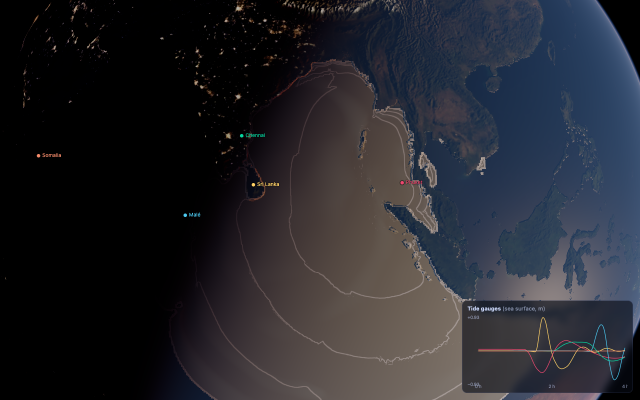
#> input picture tests/gpu/visual.spec.ts-snapshots/arrival-sumatra-darwin.png, 1280 x 800 px (shown at 1/2 size)
$ python spike_ktx.py ../../tests/gpu/visual.spec.ts-snapshots/arrival-sumatra-darwin.png ../../tests/gpu/visual.spec.ts-snapshots/day-africa-darwin.png 5
#> lines starting #> are read from the running program, lines starting #| are printed output that depends on the picture
### pipeline/blueearth_pipeline/cube.py
"""Equiangular cube (EAC) mapping shared by the pipeline and the app (src/core/geo/cubeEAC.ts).

Faces follow the OpenGL / KTX cube-map convention (+X, -X, +Y, -Y, +Z, -Z), applied
directly to ECEF directions (x: lon 0, y: lon 90E, z: north). Texel (i, j) of an N×N face
has EAC coordinates s = (i + 0.5)/N, t = (j + 0.5)/N; row j = 0 is the first stored row.
"""

from __future__ import annotations

import numpy as np

# Per face: (major axis, axis of increasing s, axis of increasing t), from the GL spec table.
FACE_BASIS = np.array(
    [
        [[+1, 0, 0], [0, 0, -1], [0, -1, 0]],  # +X: sc = -z, tc = -y
        [[-1, 0, 0], [0, 0, +1], [0, -1, 0]],  # -X: sc = +z, tc = -y
        [[0, +1, 0], [+1, 0, 0], [0, 0, +1]],  # +Y: sc = +x, tc = +z
        [[0, -1, 0], [+1, 0, 0], [0, 0, -1]],  # -Y: sc = +x, tc = -z
        [[0, 0, +1], [+1, 0, 0], [0, -1, 0]],  # +Z: sc = +x, tc = -y
        [[0, 0, -1], [-1, 0, 0], [0, -1, 0]],  # -Z: sc = -x, tc = -y
    ],
    dtype=np.float64,
)


def face_directions(face: int, n: int, supersample: int = 1, gutter: int = 0) -> np.ndarray:
    """Unit directions for texel centres (or a k×k sub-grid per texel).

    With `gutter` g > 0 the grid extends g texels past each face edge (EAC coordinates
    outside [0, 1] are still valid directions, landing on the neighbouring face), giving
    shape ((n+2g)*k, (n+2g)*k, 3). Gutters let bilinear/mip filtering run across face seams.
    """
    m = (n + 2 * gutter) * supersample
    c = (np.arange(m) + 0.5) / (n * supersample) - gutter / n  # EAC coordinate
    g = np.tan((2 * c - 1) * np.pi / 4)  # gnomonic coordinate in [-1, 1]
    a, b = np.meshgrid(g, g)  # a varies along columns (s), b along rows (t)
    major, s_axis, t_axis = FACE_BASIS[face]
    d = major + a[..., None] * s_axis + b[..., None] * t_axis
    return d / np.linalg.norm(d, axis=-1, keepdims=True)


def direction_to_lonlat(d: np.ndarray) -> tuple[np.ndarray, np.ndarray]:
    """ECEF unit directions -> (lon, lat) in radians."""
    lon = np.arctan2(d[..., 1], d[..., 0])
    lat = np.arcsin(np.clip(d[..., 2], -1, 1))
    return lon, lat


# [49 lines left out: functions direction_to_face_st, face_neighbors, texel_solid_angles, not called in this run]

### pipeline/blueearth_pipeline/spike_ktx.py
"""M0 spike d+e (faces carry a GUTTER-texel border): build EAC cube textures from an equirectangular image and encode as KTX2.

Outputs (public/spike/):
  albedo-array-etc1s.ktx2  6-layer 2D array, Basis ETC1S
  albedo-array-uastc.ktx2  6-layer 2D array, UASTC + zstd
  height-array-r16f.ktx2   6-layer 2D array, R16_SFLOAT + zstd (synthetic heights, metres)
"""

from __future__ import annotations

import os
import subprocess
import sys
from pathlib import Path

import numpy as np
import OpenEXR
from PIL import Image
from scipy.ndimage import map_coordinates

from .cube import direction_to_lonlat, face_directions

ROOT = Path(__file__).resolve().parents[2]
KTX = ROOT / ".tools/bin/ktx"
ENV = {**os.environ, "DYLD_LIBRARY_PATH": str(ROOT / ".tools/lib")}


def sample_equirect(img: np.ndarray, d: np.ndarray) -> np.ndarray:
    """Bilinear sample of an equirect image (H, W, C) at ECEF directions d (..., 3)."""
    h, w = img.shape[:2]
    lon, lat = direction_to_lonlat(d)
    x = (lon + np.pi) / (2 * np.pi) * w - 0.5
    y = (np.pi / 2 - lat) / np.pi * h - 0.5
    out = [map_coordinates(img[..., c], [y, x], order=1, mode="wrap") for c in range(img.shape[2])]
    return np.stack(out, -1)


GUTTER = 4


def build_faces(img: np.ndarray, n: int, ss: int = 2, gutter: int = GUTTER) -> list[np.ndarray]:
#> called with n = 5, ss = 2, gutter = 4
    faces = []
    m = n + 2 * gutter
    for f in range(6):
        v = sample_equirect(img, face_directions(f, n, ss, gutter))
        faces.append(v.reshape(m, ss, m, ss, -1).mean(axis=(1, 3)))  # box-filter supersamples
#> this loop made 6 passes
#> pass 1, in direction_to_lonlat, `lon = np.arctan2(d[..., 1], d[..., 0])`:
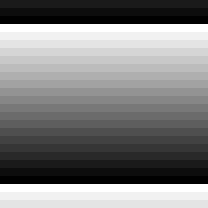
#> lon: shape (26, 26) float64 (shown 8 times larger); min -1.49, max 1.49, mean 6.31e-17; drawn with min black and max white
#> pass 1, in direction_to_lonlat, `lat = np.arcsin(np.clip(d[..., 2], -1, 1))`:
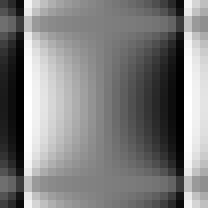
#> lat: shape (26, 26) float64 (shown 8 times larger); min -1.49, max 1.49, mean 6.57e-17; drawn with min black and max white
#> pass 1, in sample_equirect, `y = (np.pi / 2 - lat) / np.pi * h - 0.5`:
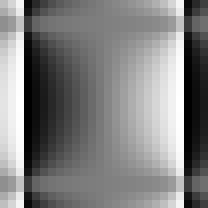
#> y: shape (26, 26) float64 (shown 8 times larger); min 19.56, max 779.4, mean 399.5; drawn with min black and max white
#> after the loop:
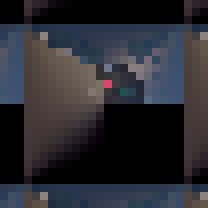
#> v: shape (26, 26, 3) float32 (shown 8 times larger); mean R, G, B 42.5, 43, 49.4
#> after the loop, faces = 6 items
    return faces


def ktx(*args: str) -> None:
    subprocess.run([str(KTX), "create", *args], check=True, env=ENV)


def main(src: str, out: str, n: int = 512) -> None:
    out_dir = Path(out)
    tmp = out_dir / "tmp"
    tmp.mkdir(parents=True, exist_ok=True)
    img = np.asarray(Image.open(src).convert("RGB"), dtype=np.float32)
    faces = build_faces(img, n)
#> faces = 6 items
    pngs = []
    for f, face in enumerate(faces):
        p = tmp / f"albedo-{f}.png"
        Image.fromarray(np.clip(face + 0.5, 0, 255).astype(np.uint8)).save(p)
        pngs.append(str(p))
#> after the loop, pngs = 6 items

    ktx("--format", "R8G8B8_SRGB", "--encode", "basis-lz", "--layers", "6", "--generate-mipmap",
        *pngs, str(out_dir / "albedo-array-etc1s.ktx2"))
    ktx("--format", "R8G8B8_SRGB", "--encode", "uastc", "--zstd", "18", "--layers", "6",
        "--generate-mipmap", *pngs, str(out_dir / "albedo-array-uastc.ktx2"))

    # Synthetic heights in metres: luminance mapped to [-6000, 3000].
    exrs = []
    for f, face in enumerate(faces):
        hgt = (face.mean(-1) / 255.0 * 9000.0 - 6000.0).astype(np.float16)
        p = tmp / f"height-{f}.exr"
        OpenEXR.File({"type": OpenEXR.scanlineimage}, {"R": hgt}).write(str(p))
        exrs.append(str(p))
#> this loop made 1 pass
#> f on pass 1: 0
#> after the loop, exrs = []
    ktx("--format", "R16_SFLOAT", "--zstd", "18", "--layers", "6", *exrs,
        str(out_dir / "height-array-r16f.ktx2"))
    for p in out_dir.glob("*.ktx2"):
        print(f"{p.name}: {p.stat().st_size / 1e6:.2f} MB")


if __name__ == "__main__":
    main(*sys.argv[1:3], n=int(sys.argv[3]) if len(sys.argv) > 3 else 512)
#> (the call stopped at in main, `OpenEXR.File({"type": OpenEXR.scanlineimage}, {"R": hgt}).write(str(p))`: OpenEXR is not available in this run)

$ run again, on tests/gpu/visual.spec.ts-snapshots/glint-atlantic-darwin.png
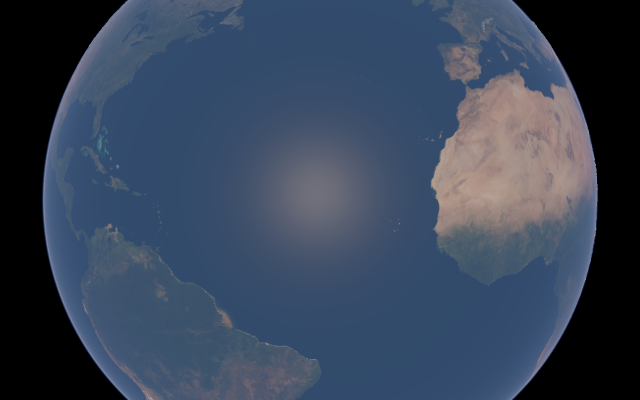
#> input picture tests/gpu/visual.spec.ts-snapshots/glint-atlantic-darwin.png, 1280 x 800 px (shown at 1/2 size)
#> after the loop in build_faces, `for f in range(6):`:
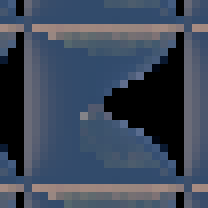
#> v: shape (26, 26, 3) float32 (shown 8 times larger); mean R, G, B 61.5, 72.4, 90
#> after the loop in build_faces, `for f in range(6):`: faces = 6 items
#> the loop in main, `for f, face in enumerate(faces):` made 6 passes
#> the loop in main, `for f, face in enumerate(faces):` made 1 pass
#> f on pass 1: 0
#> after the loop in main, `for f, face in enumerate(faces):`: exrs = []
